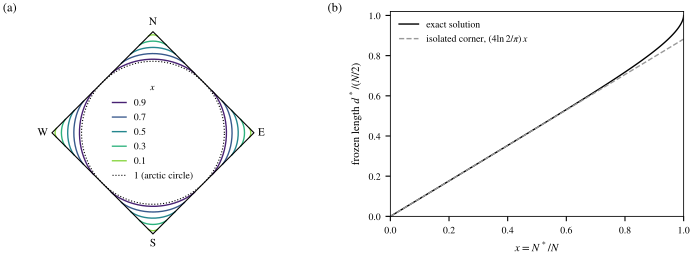

The Python source for this figure:
"""Fig. 6: frozen-corner boundaries and frozen length from the exact solution."""
import sys, numpy as np, matplotlib.pyplot as plt
from scipy.optimize import brentq
sys.path.insert(0, "../src")
from style import *
from exact_sol import solve
from frozen_boundary import arctic
from elliptic_sol import Sol
fig = plt.figure(figsize=(TEXTW, 2.7))
ax = fig.add_axes([0.02, 0.03, 0.40, 0.90]); fig.text(0.005, 0.965, "(a)", fontsize=9, va="top")
rot = lambda a, b: (np.asarray(a) - np.asarray(b), np.asarray(a) + np.asarray(b))
for x in (0.9, 0.7, 0.5, 0.3, 0.1):
    u, v = arctic(1 + np.exp(brentq(lambda l: solve(1 + np.exp(l))["x"] - x, -12, 11, xtol=1e-10)))
    U = np.r_[u, v[::-1]]; V = np.r_[v, u[::-1]]
    for k, (a, b) in enumerate(((U, V), (2 - U, V), (U, 2 - V), (2 - U, 2 - V))): ax.plot(*rot(a, b), "-", color=xcolor(x), label=f"${x}$" if k == 0 else None)
th = np.linspace(0, 2 * np.pi, 400); ax.plot(np.sqrt(2) * np.cos(th), 2 + np.sqrt(2) * np.sin(th), ":", color="k", lw=0.8, label="$1$ (arctic circle)")
ax.plot(*rot([0, 2, 2, 0, 0], [0, 0, 2, 2, 0]), "k-", lw=0.8)
for t, (px, py), ha, va in (("S", (0, -0.08), "center", "top"), ("N", (0, 4.08), "center", "bottom"), ("W", (-2.08, 2), "right", "center"), ("E", (2.08, 2), "left", "center")): ax.text(px, py, t, ha=ha, va=va)
ax.legend(title="$x$", loc="center", title_fontsize=7, handlelength=1.4); ax.set_xlim(-2.4, 2.4); ax.set_ylim(-0.4, 4.4); ax.set_aspect("equal"); ax.axis("off")
ax = fig.add_axes([0.56, 0.17, 0.42, 0.76]); fig.text(0.47, 0.965, "(b)", fontsize=9, va="top")
rs = np.concatenate([np.geomspace(2e-3, 0.3, 25), np.linspace(0.32, 0.999, 60)]); S = [Sol(r) for r in rs]
X = np.array([s.x() for s in S]); D = np.array([s.dstar() for s in S]); o = np.argsort(X)
ax.plot(np.r_[0, X[o], 1], np.r_[0, D[o], 1], "k-", label="exact solution"); xx = np.linspace(0, 1, 50); ax.plot(xx, 4 * xx * np.log(2) / np.pi, "--", color=GREY, label=r"isolated corner, $(4\ln 2/\pi)\,x$")
ax.set_xlabel(r"$x=N^*/N$"); ax.set_ylabel(r"frozen length $d^*/(N/2)$"); ax.set_xlim(0, 1); ax.set_ylim(0, 1.02); ax.legend(loc="upper left")
save(fig, "fig6_frozen")
print("check d*:", [(round(x, 3), round(dd, 4)) for x, dd in zip(X[o][::12], D[o][::12])])
